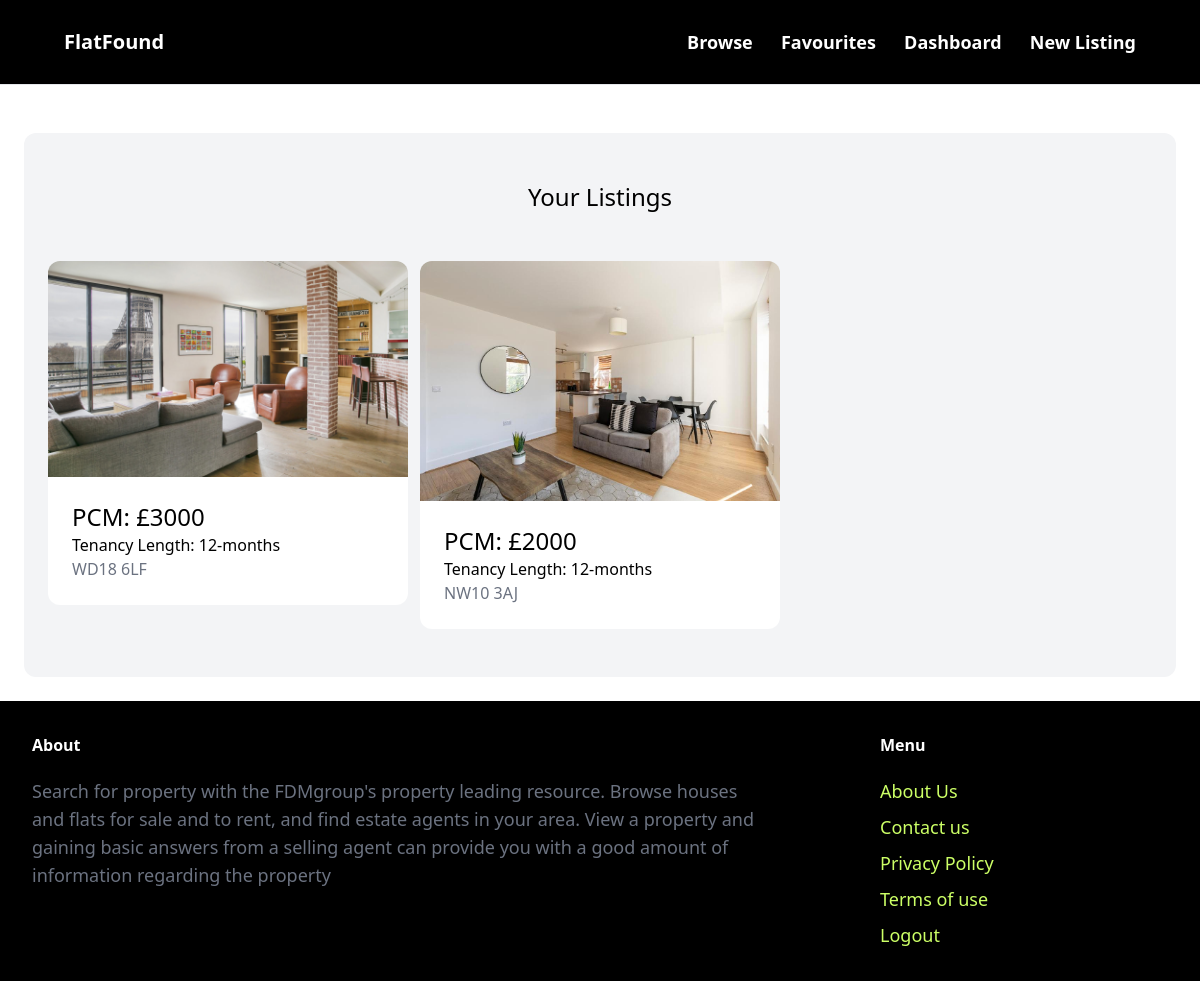
Before: /dashboard (signed in) with the older database file.
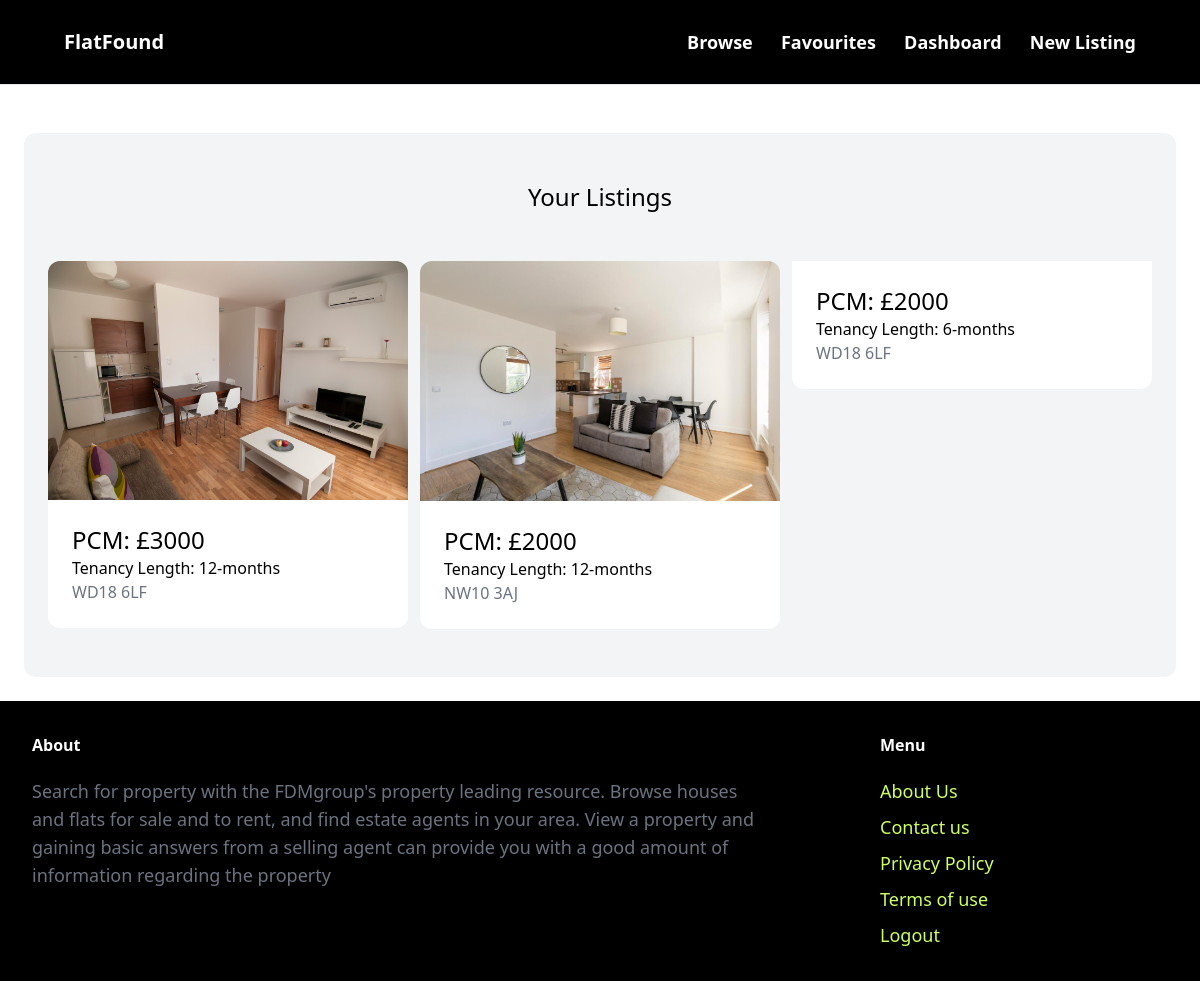
After: the same page with the newer database file.
### property/models.py (models this page shows, shortened)
class Property(models.Model):
    country = models.ForeignKey(Countries, related_name='countries', on_delete=models.CASCADE)
    city = models.TextField(blank=True, null=True)
    category = models.ForeignKey(Category, related_name='properties', on_delete=models.CASCADE)
    price_PCM = models.IntegerField()
    PPW = models.FloatField()
    address = models.TextField(blank=True, null=True)
    postcode = models.TextField(blank=True, null=True)
    pet_friendly = models.BooleanField(blank=True, null=True)
    number_of_beds = models.IntegerField(blank=True, null=True)
    number_of_bathrooms = models.IntegerField(blank=True, null=True)
    description = models.TextField(blank=True, null=True)
    image1 = models.ImageField(upload_to='prop_images', blank=True, null=True)
    image2 = models.ImageField(upload_to='prop_images', blank=True, null=True)
    image3 = models.ImageField(upload_to='prop_images', blank=True, null=True)
    image4 = models.ImageField(upload_to='prop_images', blank=True, null=True)
    favourites = models.ManyToManyField(User, related_name='favourite', default=None, blank=True)
    created_by = models.ForeignKey(
        User, related_name='properties', on_delete=models.CASCADE)
    created_at = models.DateField(auto_now_add=True)

class Category(models.Model):
    name = models.CharField(max_length=255)
    class Meta:
        verbose_name_plural = 'Categories'
    def __str__(self):
        return self.name  # Shows the name of property on admin page

### dashboard/views.py (the view)
# urls.py: path('', views.index, name='index'),
@login_required
def index(request):
    properties = Property.objects.filter(created_by=request.user)
    return render(request, 'dashboard/index.html', {
        'properties': properties
    })

### dashboard/templates/dashboard/index.html (shortened to what this page needs)
{% extends 'core/base.html' %}
{% block content %}
<div class="mt-6 px-6 py-12 bg-gray-100 rounded-xl">
    <h2 class="mb-12 text-2xl text-center">Your Listings</h2>
    <div class="grid grid-cols-3 gap-3">
        {% for property in properties %}
        <div>
            <a href="{% url 'property:detail' property.id %}">
                <div class="">
                    <img src="{{ property.image1.url }}" alt="" class="rounded-t-xl">
                </div>
                <div class="p-6 bg-white rounded-b-xl">
                    <h2 class="text-2xl">PCM: £{{property.price_PCM}}</h2>
                    <h2 class="text-1xl">Tenancy Length: {{property.category}} </h2>
                    <p class="text-gray-500">{{property.postcode}}</p>
                </div>
            </a>
        </div>
        {% endfor %}
    </div>
</div>
{% endblock %}

Changed rows visible on the page:
changed Property (number 1 of 3 on the later page): image1: a different picture
added Property: price_PCM "2000", category "6-months", postcode "WD18 6LF"
